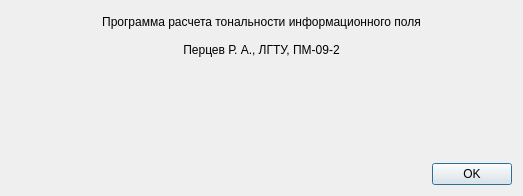
<?xml version="1.0" encoding="UTF-8"?>
<ui version="4.0">
 <class>AboutDialog</class>
 <widget class="QDialog" name="AboutDialog">
  <property name="geometry">
   <rect>
    <x>0</x>
    <y>0</y>
    <width>523</width>
    <height>196</height>
   </rect>
  </property>
  <property name="windowTitle">
   <string>О программе...</string>
  </property>
  <property name="modal">
   <bool>true</bool>
  </property>
  <layout class="QGridLayout" name="gridLayout_2">
   <item row="0" column="0">
    <layout class="QGridLayout" name="gridLayout">
     <item row="1" column="1">
      <widget class="QPushButton" name="okBtn">
       <property name="text">
        <string>OK</string>
       </property>
      </widget>
     </item>
     <item row="1" column="0">
      <spacer name="horizontalSpacer">
       <property name="orientation">
        <enum>Qt::Horizontal</enum>
       </property>
       <property name="sizeHint" stdset="0">
        <size>
         <width>40</width>
         <height>20</height>
        </size>
       </property>
      </spacer>
     </item>
     <item row="0" column="0" colspan="2">
      <widget class="QTextEdit" name="textEdit">
       <property name="enabled">
        <bool>true</bool>
       </property>
       <property name="autoFillBackground">
        <bool>false</bool>
       </property>
       <property name="styleSheet">
        <string notr="true">background-color: rgba(255, 255, 255, 0);</string>
       </property>
       <property name="frameShape">
        <enum>QFrame::NoFrame</enum>
       </property>
       <property name="lineWidth">
        <number>0</number>
       </property>
       <property name="readOnly">
        <bool>true</bool>
       </property>
       <property name="html">
        <string>&lt;!DOCTYPE HTML PUBLIC &quot;-//W3C//DTD HTML 4.0//EN&quot; &quot;http://www.w3.org/TR/REC-html40/strict.dtd&quot;&gt;
&lt;html&gt;&lt;head&gt;&lt;meta name=&quot;qrichtext&quot; content=&quot;1&quot; /&gt;&lt;style type=&quot;text/css&quot;&gt;
p, li { white-space: pre-wrap; }
&lt;/style&gt;&lt;/head&gt;&lt;body style=&quot; font-family:'MS Shell Dlg 2'; font-size:8.25pt; font-weight:400; font-style:normal;&quot;&gt;
&lt;p align=&quot;center&quot; style=&quot; margin-top:0px; margin-bottom:0px; margin-left:0px; margin-right:0px; -qt-block-indent:0; text-indent:0px;&quot;&gt;&lt;span style=&quot; font-family:'Sans Serif'; font-size:9pt;&quot;&gt;Программа расчета тональности информационного поля&lt;/span&gt;&lt;/p&gt;
&lt;p align=&quot;center&quot; style=&quot;-qt-paragraph-type:empty; margin-top:0px; margin-bottom:0px; margin-left:0px; margin-right:0px; -qt-block-indent:0; text-indent:0px; font-family:'Sans Serif'; font-size:9pt;&quot;&gt;&lt;br /&gt;&lt;/p&gt;
&lt;p align=&quot;center&quot; style=&quot; margin-top:0px; margin-bottom:0px; margin-left:0px; margin-right:0px; -qt-block-indent:0; text-indent:0px;&quot;&gt;&lt;span style=&quot; font-family:'Sans Serif'; font-size:9pt;&quot;&gt;Перцев Р. А., ЛГТУ, ПМ-09-2&lt;/span&gt;&lt;/p&gt;&lt;/body&gt;&lt;/html&gt;</string>
       </property>
      </widget>
     </item>
    </layout>
   </item>
  </layout>
 </widget>
 <resources/>
 <connections/>
</ui>
